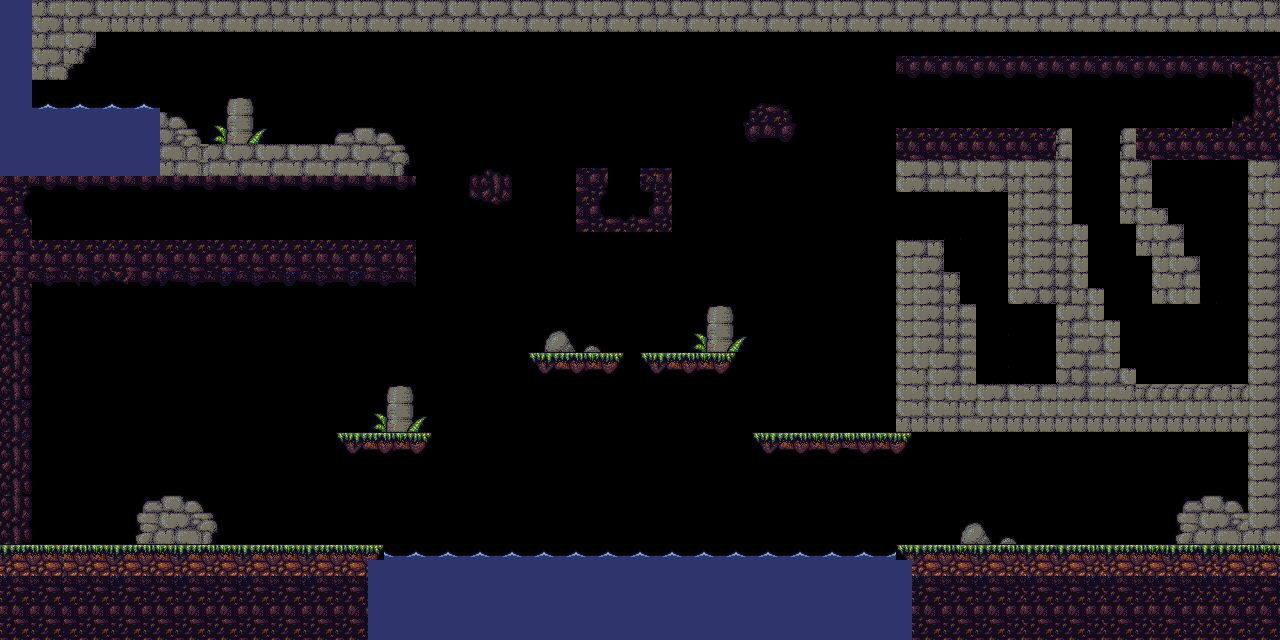

Below is a game level as drawn by its tile map, then a one-line description and the .tmx that defines it (tile-layer data replaced by summaries):
An orthogonal 80x40 tile map with 16x16 px tiles, 1 tile layer (Tile Layer 1).

<map version="1.0" tiledversion="1.0.2" orientation="orthogonal" renderorder="right-down" width="80" height="40" tilewidth="16" tileheight="16" nextobjectid="1">
 <tileset firstgid="1" source="preloader.tsx" />
 <layer name="Tile Layer 1" width="80" height="40">
  <data>[3200 cells, 1708 non-empty, 183 distinct tile ids]</data>
 </layer>
</map>
